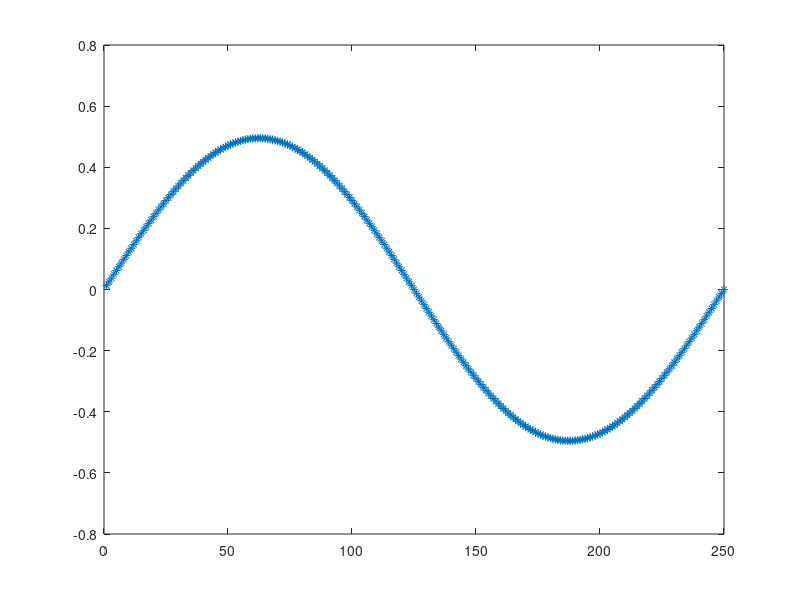

This chart was generated by the following MATLAB code:
clear all 
close all 

N= 250 ; % nbr of points 
fn=(2*pi)/N ; % the "sample frequency"
A = 512 ; % the magnitude 
voltage_sf = 0.67925 ; % the scale factor of the software for the ADC 
offset = 0 ; %1023 ; % offset the signal 

sin_array = zeros(1,N) ; % init the array 

% for i=1:N
%     sin_array(i) = round((A*sin(fn*i)+offset)*voltage_sf)  ;  % we use "round" because it is an array of int 
% end 

for i=1:N
    sin_array(i) =1/2.02*sin(fn*i)  ;  % we use "round" because it is an array of int 
end

%% plot 

plot(sin_array,'*') 


%% export in a file 

dlmwrite('sin_ref',sin_array) ; 